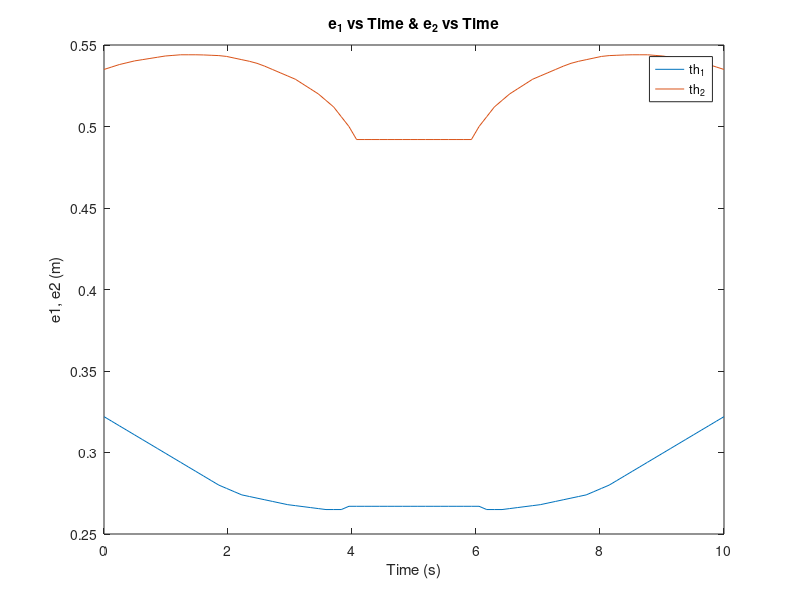
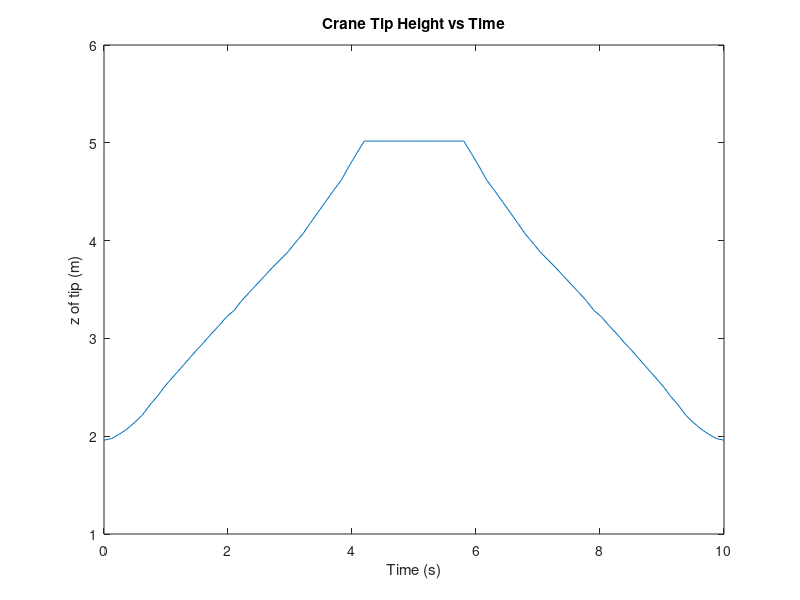
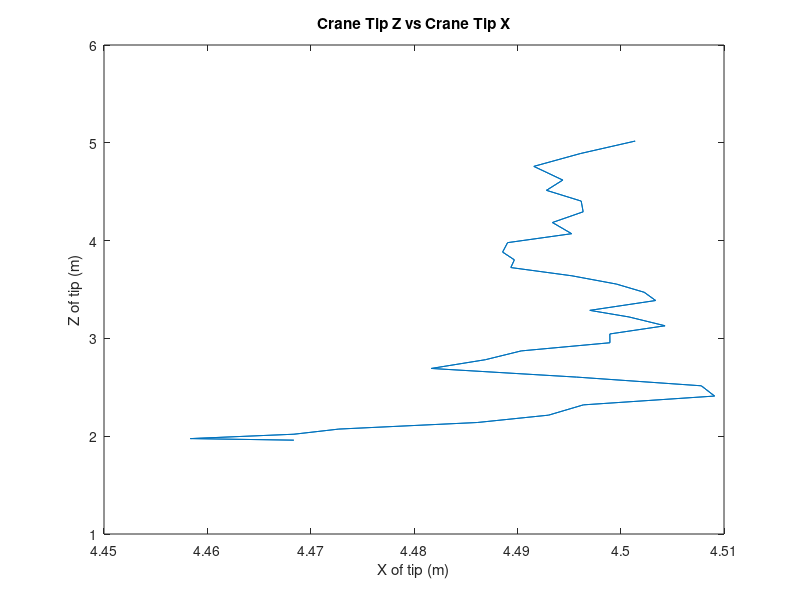
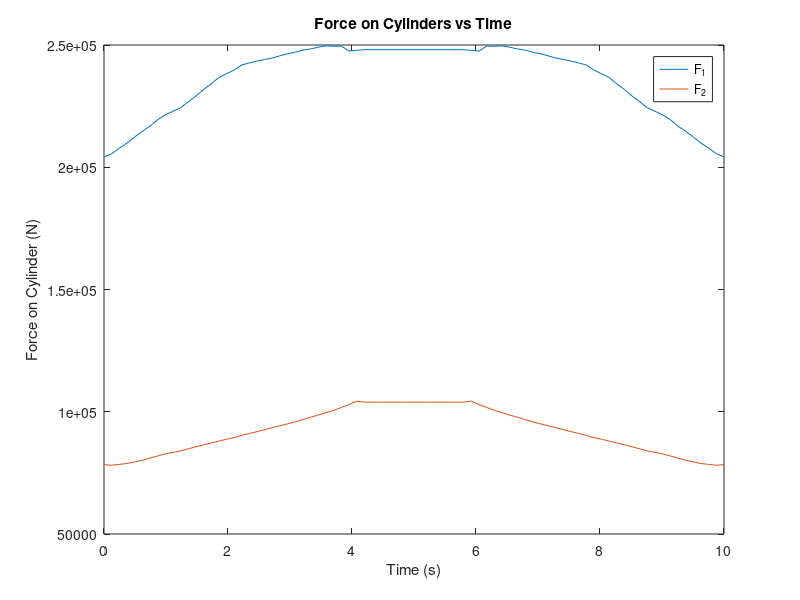

Source code (MATLAB) for these figures, in order:
%Normalised piston velocities [-]
v_p01 = [0 0.13 0.26 0.4 0.386 0.372 0.358 0.344 0.33 0.316 0.302 0.288 0.274 0.26 0.246 0.232 0.218 0.204 0.19 0.176 0.162 0.148 0.134 0.12 0.106 0.092 0.078 0.064 0.05 0.036 0.022 0.008 0 0 0 0 0 0 0 0 0];
v_p02 = [0 -0.1 -0.2 -0.2 -0.2 -0.2 -0.2 -0.2 -0.2 -0.2 -0.16 -0.12 -0.08 -0.04 0 0.04 0.08 0.12 0.16 0.2 0.24 0.28 0.32 0.36 0.4 0.44 0.48 0.52 0.56 0.6 0.64 0.68 0.72 0.76 0.8 0.5333333333 0.26666667 0 0 0 0];

%Lever arms [m]
e_1 = [0.322 0.3192 0.3164 0.3136 0.3108 0.308 0.3052 0.3024 0.2996 0.2968 0.294 0.2912 0.2884 0.2856 0.2828 0.28 0.278 0.276 0.274 0.273 0.272 0.271 0.27 0.269 0.268 0.2674 0.2668 0.2662 0.2656 0.265 0.265 0.265 0.267 0.267 0.267 0.267 0.267 0.267 0.267 0.267 0.267];
e_2 = [0.535 0.5365 0.538 0.539125 0.54025 0.541 0.54175 0.5425 0.54325 0.543625 0.544 0.544 0.544 0.5439 0.5437 0.5435 0.543 0.542 0.541 0.54 0.53875 0.537 0.535 0.533 0.531 0.529 0.526 0.523 0.52 0.516 0.512 0.506 0.5 0.492 0.492 0.492 0.492 0.492 0.492 0.492 0.492];

%Angles [rad]
th_1 = [0.55 0.56 0.57 0.585 0.6 0.62 0.65 0.67 0.7 0.73 0.76 0.78 0.8 0.815 0.835 0.85 0.87 0.885 0.9 0.915 0.93 0.945 0.96 0.97 0.98 0.99 0.995 1.005 1.01 1.015 1.02 1.02 1.02 1.012 1 1 1 1 1 1 1];
th_2 = [-0.62 -0.62 -0.61 -0.6 -0.585 -0.57 -0.55 -0.53 -0.51 -0.495 -0.48 -0.46 -0.44 -0.42 -0.4 -0.38 -0.36 -0.345 -0.32 -0.3 -0.28 -0.26 -0.24 -0.22 -0.2 -0.175 -0.15 -0.12 -0.09 -0.06 -0.03 0 0.04 0.08 0.12 0.12 0.12 0.12 0.12 0.12 0.12];

% Add mirrored movement to vectors
v_p01 = [v_p01 -fliplr(v_p01)];
v_p02 = [v_p02 -fliplr(v_p02)];
e_1 = [e_1 fliplr(e_1)];
e_2 = [e_2 fliplr(e_2)];
th_1 = [th_1 fliplr(th_1)];
th_2 = [th_2 fliplr(th_2)];

%Base height [m]
L_0 = 3;

%Worst case scenarios

%% Cylinder 1
th_1_wc_cyl1 = 1.2; 
th_2_wc_cyl1 = 0.0; 
e_1_wc_cyl1 = 0.14; 
e_2_wc_cyl1 = 0.57; 

%% Cylinder 2
th_1_wc_cyl2 = 0.35; 
th_2_wc_cyl2 = 0.0; 
e_1_wc_cyl2 = 0.48; 
e_2_wc_cyl2 = 0.17; 

%Group-specific values
M_tmax = 1800;
q_rwc = 0.9;
M_t = 1500;
L_1 = 1.9;
L_2 = 3.5;
v_p0 = 0.13;
t_0 = 10;
P_smax = 30000000;
p_1max = 30000000 - 2000000;
eta_c = 0.94;

p_2 = 1000000;

% Constants and Time

g = 9.81;
time = linspace(0,t_0,length(e_1));

%De-normalise velocity

v_p1 = v_p0*v_p01;
v_p2 = v_p0*v_p02;

time = linspace(0,t_0,length(e_1));

% Task 1.a

figure(1);

plot(time,e_1);
hold on
plot(time,e_2);

legend("th_1","th_2")
xlabel("Time (s)")
ylabel("e1, e2 (m)")
title("e_1 vs Time & e_2 vs Time")

az = L_1 * sin(th_1);
ax = L_1 * cos(th_1);
bz = L_2 * sin(th_2) + az + 3;
bx = L_2 * cos(th_2) + ax;

figure(2);
plot(time,bz);
xlabel("Time (s)")
ylabel("z of tip (m)")
title("Crane Tip Height vs Time")

figure(3);
plot(bx,bz);
xlabel("X of tip (m)")
ylabel("Z of tip (m)")
title("Crane Tip Z vs Crane Tip X")


%% Task 1.b

F_1 = M_t*g*(L_1*cos(th_1)+L_2*cos(th_2))./e_1;
F_2 = M_t*g*L_2*cos(th_2)./e_2;

figure(4);
plot(time,F_1);
hold on
plot(time,F_2);
title("Force on Cylinders vs Time");
ylabel("Force on Cylinder (N)");
xlabel("Time (s)");
legend("F_1","F_2");

%% Task 2.a

F_wc_1 = M_tmax*g*(L_1*cos(th_1_wc_cyl1)+L_2*cos(th_2_wc_cyl1))./e_1_wc_cyl1; %%I put max of e_1 before, so now it's bigger, but more correct
F_wc_2 = M_tmax*g*L_2*cos(th_2_wc_cyl2)./e_2_wc_cyl2; %% I put max of e_2 before, so now it's bigger, but more correct.

A_1 = F_wc_1/(eta_c*(p_1max-0.5*p_2))
D_1 = sqrt(4*A_1/pi) 
A_2 = F_wc_2/(eta_c*(p_1max-0.5*p_2))
D_2 = sqrt(4*A_2/pi) 

% Task 2.b

%{
17We've chosen a CGH3 type hydraulic cylinder with 180mm diameter for the first cylinder,
and an 140mm bore diameter CGH3 cylinder for the second cylinder.
%}

%% Chosen Areas %%

A_p1 = 0.025447;
A_r1 = 0.013175;
A_p2 = 0.015394;
A_r2 = 0.007540;

%% Checking that the velocity is below the required velocity

v_max_1 = 0.14*ones(length(time),1); %we haven't chosen this value yet
v_max_2 = 0.16*ones(length(time),1); %we haven't chosen this value yet

figure(5);
plot(time,v_max_1);
hold on
plot(time,abs(v_p1));
plot(time,v_max_2);
plot(time,abs(v_p2));
legend("Max Stroke Speed: Cylinder 1","Stroke Speed (Magnitude): Cylinder 1","Max Stroke Speed: Cylinder 2","Stroke Speed (Magnitude): Cylinder 2");
xlabel("Time (s)");
ylabel("Velocity (m/s)");
title("Magnitude of Velocity vs Time")

% Task 3.a

v_1_pos = v_p1 > 0;
v_1_neg = v_p1 < 0;
v_1_stat = v_p1 == 0;
eta_c1 = v_1_pos./eta_c + v_1_neg*eta_c + v_1_stat;
v_2_pos = v_p2 > 0;
v_2_neg = v_p2 < 0;
v_2_stat = v_p2 == 0;
eta_c2 = v_2_pos./eta_c + v_2_neg*eta_c + v_2_stat;


p_2 = p_2*ones(1,length(time));
p_1_cyl1 = (F_1./eta_c1 + p_2*A_r1)/(A_p1);
p_1_cyl2 = (p_2*A_r2 + F_2.*eta_c2)/(A_p2);
p_1max_cyl1 = max(p_1_cyl1);
p_1max_cyl2 = max(p_1_cyl2);
p_min = max([p_1max_cyl1 p_1max_cyl2]) * ones(1,length(time));

%{
p_min = zeros(1,length(time));

for i = 1:length(time)
    p_min(i) = max([p_1_cyl1(i) p_1_cyl2(i)]);
end
%}

figure(6);
plot(time,p_1_cyl1);
hold on
plot(time,p_1_cyl2);
plot(time,p_2);
plot(time,p_min);
plot(time,p_1max*ones(1,length(time)));
title("Pressure vs Time");
xlabel("Time (s)");
ylabel("Pressure (Pa)");
legend("P1 - Cylinder 1","P1 - Cylinder 2", "P2", "Minimum Pressure", "Maximum Pressure");
ylim([0 3e+07]);

% Task 3.b

q_1 = A_p1*v_p1.*v_1_pos + A_r1*abs(v_p1).*v_1_neg;
q_2 = A_p2*v_p2.*v_2_pos + A_r1*abs(v_p2).*v_2_neg;
q_tot = q_1 + q_2;
q_max = (max(q_tot)/q_rwc)*ones(1,length(time));

figure(7);
plot(time,q_1);
hold on
plot(time,q_2);
plot(time,q_tot);
plot(time,q_max);
title("Volumetric Flow vs Time");
ylabel("Volumetric Flow (m^3/s)");
xlabel("Time (s)");
legend("Cylinder 1","Cylinder 2","Total Flow","Maximum Flow");
